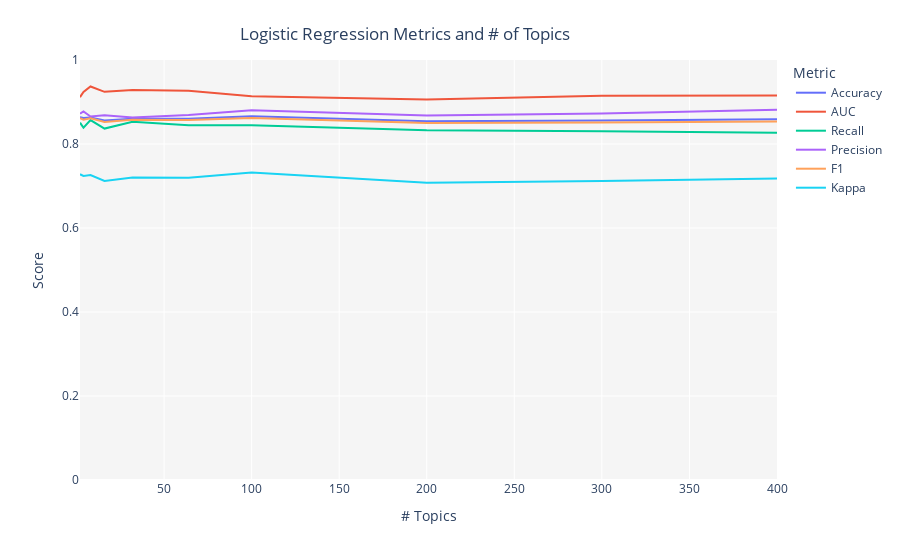

The notebook cell this image was saved under:
### Markdown cell above
## Extrinsic Evaluation using Classifier

### Code cell
tuned_classification = tune_model(model = 'lda', multi_core = True, supervised_target = 'status')

### Figure 1 — Plotly figure (JSON) as saved in the notebook; plotly's stock layout.template omitted (floating-point values rounded to 4 significant figures)
{"data": [{"hovertemplate": "Metric=Accuracy<br># Topics=%{x}<br>Score=%{y}<extra></extra>", "legendgroup": "Accuracy", "line": {"color": "#636efa", "dash": "solid", "shape": "linear"}, "marker": {"symbol": "circle"}, "mode": "lines", "name": "Accuracy", "orientation": "v", "showlegend": true, "type": "scatter", "x": [2, 4, 8, 16, 32, 64, 100, 200, 300, 400], "xaxis": "x", "y": [0.864, 0.862, 0.863, 0.856, 0.86, 0.86, 0.866, 0.854, 0.856, 0.859], "yaxis": "y"}, {"hovertemplate": "Metric=AUC<br># Topics=%{x}<br>Score=%{y}<extra></extra>", "legendgroup": "AUC", "line": {"color": "#EF553B", "dash": "solid", "shape": "linear"}, "marker": {"symbol": "circle"}, "mode": "lines", "name": "AUC", "orientation": "v", "showlegend": true, "type": "scatter", "x": [2, 4, 8, 16, 32, 64, 100, 200, 300, 400], "xaxis": "x", "y": [0.9116, 0.924, 0.9369, 0.9243, 0.9285, 0.9267, 0.9136, 0.9059, 0.9148, 0.9152], "yaxis": "y"}, {"hovertemplate": "Metric=Recall<br># Topics=%{x}<br>Score=%{y}<extra></extra>", "legendgroup": "Recall", "line": {"color": "#00cc96", "dash": "solid", "shape": "linear"}, "marker": {"symbol": "circle"}, "mode": "lines", "name": "Recall", "orientation": "v", "showlegend": true, "type": "scatter", "x": [2, 4, 8, 16, 32, 64, 100, 200, 300, 400], "xaxis": "x", "y": [0.8508, 0.8387, 0.8569, 0.8367, 0.8528, 0.8448, 0.8448, 0.8327, 0.8306, 0.8266], "yaxis": "y"}, {"hovertemplate": "Metric=Precision<br># Topics=%{x}<br>Score=%{y}<extra></extra>", "legendgroup": "Precision", "line": {"color": "#ab63fa", "dash": "solid", "shape": "linear"}, "marker": {"symbol": "circle"}, "mode": "lines", "name": "Precision", "orientation": "v", "showlegend": true, "type": "scatter", "x": [2, 4, 8, 16, 32, 64, 100, 200, 300, 400], "xaxis": "x", "y": [0.8719, 0.8776, 0.8656, 0.8682, 0.8633, 0.8693, 0.8803, 0.8676, 0.8729, 0.8817], "yaxis": "y"}, {"hovertemplate": "Metric=F1<br># Topics=%{x}<br>Score=%{y}<extra></extra>", "legendgroup": "F1", "line": {"color": "#FFA15A", "dash": "solid", "shape": "linear"}, "marker": {"symbol": "circle"}, "mode": "lines", "name": "F1", "orientation": "v", "showlegend": true, "type": "scatter", "x": [2, 4, 8, 16, 32, 64, 100, 200, 300, 400], "xaxis": "x", "y": [0.8612, 0.8577, 0.8612, 0.8522, 0.858, 0.8569, 0.8621, 0.8498, 0.8512, 0.8533], "yaxis": "y"}, {"hovertemplate": "Metric=Kappa<br># Topics=%{x}<br>Score=%{y}<extra></extra>", "legendgroup": "Kappa", "line": {"color": "#19d3f3", "dash": "solid", "shape": "linear"}, "marker": {"symbol": "circle"}, "mode": "lines", "name": "Kappa", "orientation": "v", "showlegend": true, "type": "scatter", "x": [2, 4, 8, 16, 32, 64, 100, 200, 300, 400], "xaxis": "x", "y": [0.7279, 0.7239, 0.726, 0.7119, 0.72, 0.7199, 0.7319, 0.7079, 0.7119, 0.7178], "yaxis": "y"}], "layout": {"legend": {"title": {"text": "Metric"}, "tracegroupgap": 0}, "margin": {"t": 60}, "plot_bgcolor": "rgb(245,245,245)", "title": {"text": "Logistic Regression Metrics and # of Topics", "x": 0.45, "xanchor": "center", "y": 0.95, "yanchor": "top"}, "xaxis": {"anchor": "y", "domain": [0, 1], "title": {"text": "# Topics"}}, "yaxis": {"anchor": "x", "domain": [0, 1], "range": [0, 1], "title": {"text": "Score"}}}}
